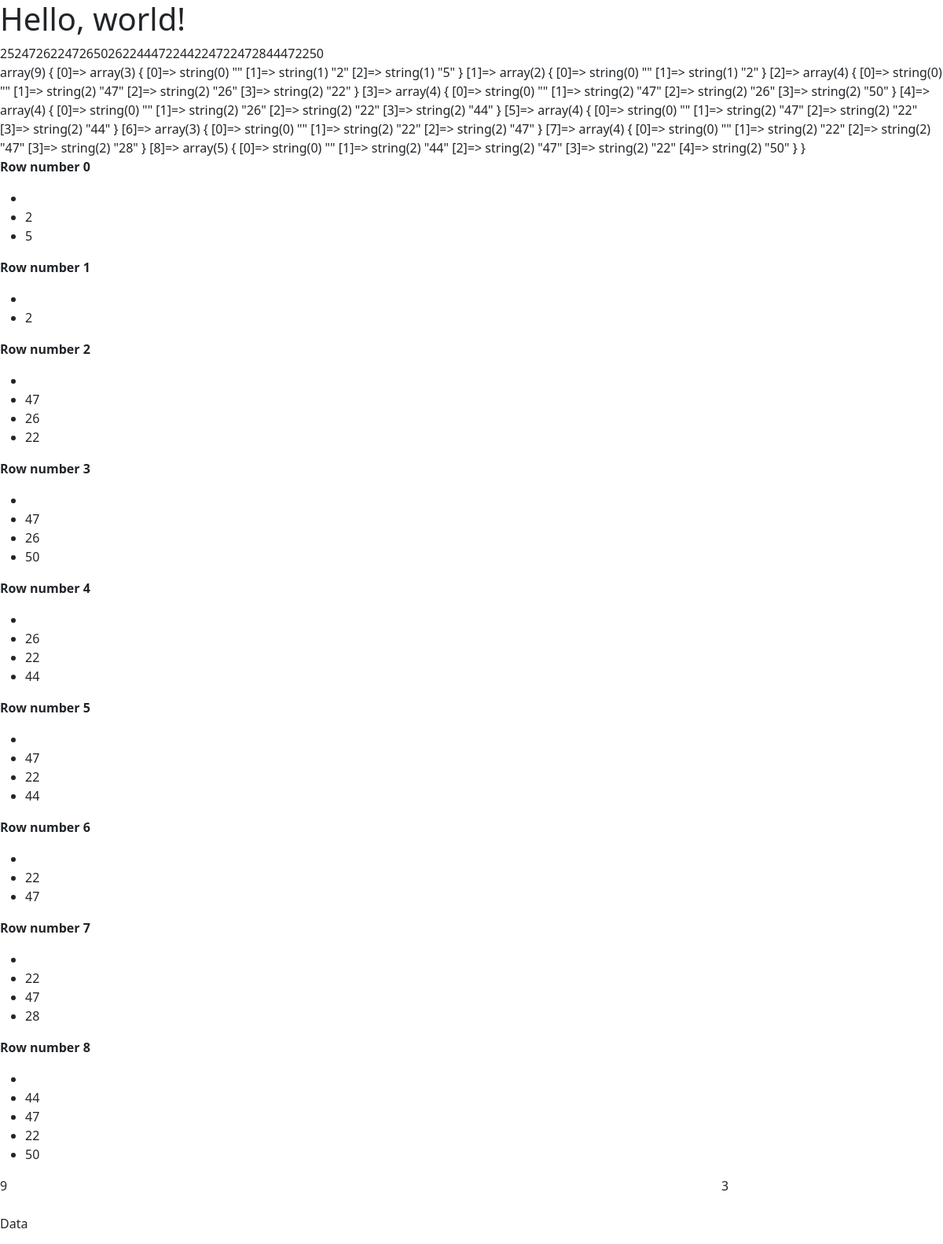
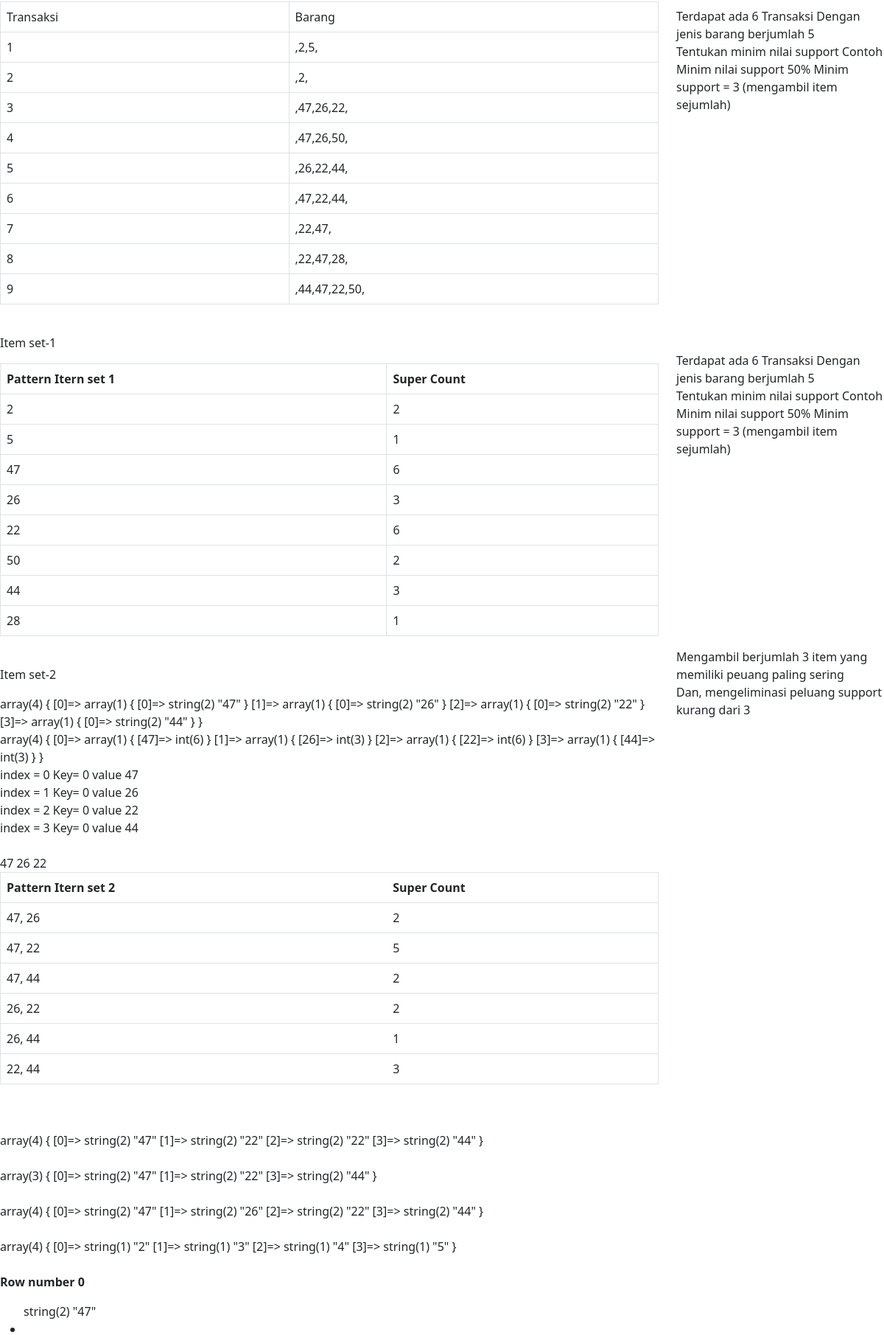
Screenshot of /apriori_produk.php (upper part) with the database file from the repository (2 pictures, top to bottom).
### tables this page shows
CREATE TABLE `keranjang` (
  `id_keranjang` int(11) NOT NULL,
  `id_user` int(11) DEFAULT NULL,
  `id_produk` int(11) DEFAULT NULL,
  `jumlah_keranjang` int(11) NOT NULL,
  `harga_keranjang` int(11) NOT NULL,
  `status_keranjang` int(11) NOT NULL
);

CREATE TABLE `produk` (
  `id_produk` int(11) NOT NULL,
  `nama_produk` varchar(100) NOT NULL,
  `id_kategori` int(11) NOT NULL,
  `stok_produk` int(11) NOT NULL,
  `status_produk` int(11) NOT NULL,
  `deskripsi` text NOT NULL,
  `gambar` text NOT NULL,
  `harga_produk` int(11) NOT NULL,
  `id_user` int(11) NOT NULL
);

### function.php (called while the page is built, shortened)
<?php
    function querysatudata($query){
        $koneksi = mysqli_connect("localhost","root","","201753028");
        $query_cek = mysqli_query($koneksi, $query);
        return mysqli_fetch_array($query_cek, MYSQLI_BOTH);
    }

### apriori_produk.php (the view, shortened to what this page needs)
<!doctype html>
<html lang="en">
<head>
    <link href="https://cdn.jsdelivr.net/npm/bootstrap@5.2.0/dist/css/bootstrap.min.css" rel="stylesheet">
</head>
<body>
    <h1>Hello, world!</h1>
    <?php
include 'function.php';
    $mysqli = new mysqli("localhost","root","","201753028");
    $query = 'SELECT * FROM checkout';
    $result = $mysqli->query($query);
    $arraytransaksicheckout = [];
    foreach ($result as $row) {
        $trxc =  explode(",",$row["id_keranjang"]) ;
        $push_produk =[];
        array_push($push_produk, "");
        foreach($trxc as $trkp){
            $produk = querysatudata("SELECT * FROM keranjang JOIN produk ON keranjang.id_produk = produk.id_produk WHERE keranjang.id_keranjang =".$trkp." ");
            echo $produk['id_produk'];
            array_push($push_produk, $produk['id_produk']);
        }
        array_push($arraytransaksicheckout, $push_produk);
    }
    var_dump($arraytransaksicheckout);
    $array_unique = call_user_func_array('array_merge', $arraytransaksicheckout);
    $barang = array_unique($array_unique);
    $transaksi = $arraytransaksicheckout;
    $count_transaksi = count($transaksi);
    for ($row = 0; $row < $count_transaksi; $row++) {
        echo "<p><b>Row number $row</b></p>";
        echo "<ul>";
        $count_index_transaksi = count($transaksi[$row]);
        for ($col = 0; $col < $count_index_transaksi; $col++) {
            echo "<li>" . $transaksi[$row][$col] . "</li>";
        }
        echo "</ul>";
    }
    function Search($xvalue, $array)
    {
        $search = (array_search($xvalue, $array));
        if ($search == false) {
            $val = 0;
        } elseif ($search == 0) {
            $val = 1;
        } else {
            $val = 1;
        }
        return  $val;
    }
    ?>
    <div class="row">
        <div class="col-md-9"> 9 </div>
        <div class="col-md-3"> 3 </div>
        <div class="col-md-9">
            <br>
            <p>Data</p>
            <table class="table table-bordered">
                <tr>
                    <td>Transaksi</td>
                    <td>Barang</td>
                </tr>
                <?php
                $no = 1;
                for ($row = 0; $row < $count_transaksi; $row++) { ?>
                    <tr>
                        <td><?= $no++ ?></td>
                        <td>
                            <?php
                            $count_index_transaksi = count($transaksi[$row]);
                            for ($col = 0; $col < $count_index_transaksi; $col++) {
                                echo $transaksi[$row][$col] . ",";
                            }
                            ?>
                        </td>
                    </tr>
                <?php
                }
                ?>
            </table>
        </div>
        <div class="col-md-3">
            <br>
            <br>
            <br>
            Terdapat ada 6 Transaksi
            Dengan jenis barang berjumlah 5
            <br>
            Tentukan minim nilai support
            Contoh
            Minim nilai support 50%
            Minim support = 3 (mengambil item sejumlah)
        </div>
        <div class="col-9">
            <br>
            <p>Item set-1</p>
            <table class="table table-bordered">
                <tr>
                    <th>Pattern Itern set 1</th>
                    <th>Super Count</th>
                </tr>
                <?php
                $itemset1 = [];
                $itemset1_values = [];
                foreach ($barang as $bar) {
                    if ($bar !== "") {
                ?>
                        <tr>
                            <td><?= $bar ?></td>
                            <td>
                                <?php
                                $supportcount = 0;
                                for ($row = 0; $row < $count_transaksi; $row++) {
                                    $supportcount += Search($bar, $transaksi[$row]);
                                }
                                echo $supportcount;
                                ?>
                            </td>
                        </tr>
                        <?php
                        if ($supportcount > 2) {
                            $pattern = [$bar => $supportcount];
                            array_push($itemset1, $pattern);
                            $pattern_value = [$bar];
                            array_push($itemset1_values, $pattern_value);
                        }
                        ?>
                <?php
                    }
                }
                ?>
            </table>
        </div>
        <div class="col-3">
            <br>
            <br>
            Terdapat ada 6 Transaksi
            Dengan jenis barang berjumlah 5
            <br>
            Tentukan minim nilai support
            Contoh
            Minim nilai support 50%
            Minim support = 3 (mengambil item sejumlah)
        </div>
        <div class="col-md-9">
            <br>
            <p>
                Item set-2
            </p>
            <?php
            var_dump($itemset1_values);
            echo "<br>";
            var_dump($itemset1);
            echo "<br>";
            $tampung_item_set = [];
            foreach ($itemset1_values as $x => $x_value) {
                echo " index = " . $x;
                foreach ($x_value as $barang => $barang_value) {
                    echo " Key= " . $barang . " value " . $barang_value;
                    echo "<br>";
                    array_push($tampung_item_set, $barang_value);
                }
            }
            $count_item_set = count($tampung_item_set);
            $slice_tampung_item_set = $tampung_item_set;
            $item_set_kebawah = array_shift($slice_tampung_item_set);
            echo "<br>";
            function searchitemset2($value1, $value2, $array)
            {
                $search1 = (array_search($value1, $array));
                $search2 = (array_search($value2, $array));
                if ($search1 == false and $search2 == false) {
                    $val = 0;
                } elseif ($search1 == false and $search2 == true) {
                    $val = 0;
                } elseif ($search1 == true and $search2 == false) {
                    $val = 0;
                } elseif ($search1 == true and $search2 == true) {
                    $val = 1;
                } else {
                    $val = 1;
                }
                return  $val;
            }
            ?>
            <table class="table border">
                <tr>
                    <th>Pattern Itern set 2</th>
                    <th>Super Count</th>
                </tr>
                <?php
                $tampung_itemset3 = [];
                $index_itemset = 0;
                foreach ($slice_tampung_item_set as $key => $value) {
                    $mulai = $key + 1;
                    for ($v = $mulai; $v < $count_item_set; $v++) {
                        $count_tampung_3 = 0;
                        for ($row = 0; $row < $count_transaksi; $row++) {
                            $count_tampung_3 += searchitemset2($tampung_item_set[$key], $tampung_item_set[$v], $transaksi[$row]);
                        }
                ?>
                        <tr>
                            <td><?= $tampung_item_set[$key] . ", " . $tampung_item_set[$v] ?> </td>
                            <td> <?= $count_tampung_3; ?> </td>
                        </tr>
                <?php
                        $index_itemset += 1;
                        if ($count_tampung_3 > 2) {
                            $pattern_value1 = [$index_itemset => $tampung_item_set[$key]];
                            $pattern_value2 = [$index_itemset => $tampung_item_set[$v]];
                            array_push($tampung_itemset3, $pattern_value1);
                            array_push($tampung_itemset3, $pattern_value2);
                        }
                    }
                }
                ?>
            </table>
            <?php
            echo "<br>";
            echo "<br>";
            $tampung_itemset3single = call_user_func_array('array_merge', $tampung_itemset3);
            var_dump($tampung_itemset3single);
            echo "<br>";
            echo "<br>";
            $tampung_itemset3unique = array_unique($tampung_itemset3single);
            var_dump($tampung_itemset3unique);
            echo "<br>";
            echo "<br>";
            $slice_tampung_item_set = $tampung_item_set;
            var_dump($slice_tampung_item_set);
            echo "<br>";
            echo "<br>";
            var_dump(['2', '3', '4', '5']);
            ?>
            <?php
            echo "<br>";
            echo "<br>";
            function computePermutations($array)
            {
                $result = [];
                return $result;
            }
            $results = computePermutations($slice_tampung_item_set);
            $count_result = count($slice_tampung_item_set);
            for ($row = 0; $row < 4; $row++) {
                echo "<p><b>Row number $row</b></p>";
                echo "<ul>";
                for ($col = 0; $col < 3; $col++) {
                    echo "<li>" . var_dump($results[$row][$col]) . "</li>";
                }
                echo "</ul>";
            }
            function s3($array, $transaksi)
            {
                $count_trxs = count($transaksi);
                $ino = 0;
                for ($row = 0; $row < $count_trxs; $row++) {
                    $search1 = (array_search($array[0], $transaksi[$row]));
                    $search2 = (array_search($array[1], $transaksi[$row]));
                    $search3 = (array_search($array[2], $transaksi[$row]));
                    if ($search1 == false and $search2 == false and $search3 == false) {
                        $ino += 0;
                    } elseif ($search1 == true and $search2 == false and $search3 == false) {
                        $ino += 0;
                    } elseif ($search1 == true and $search2 == true and $search3 == false) {
                        $ino += 0;
                    } elseif ($search1 == true and $search2 == false and $search3 == true) {
                        $ino += 0;
                    } elseif ($search1 == false and $search2 == true and $search3 == false) {
                        $ino += 0;
                    } elseif ($search1 == false and $search2 == true and $search3 == true) {
                        $ino += 0;
                    } elseif ($search1 == false and $search2 == false and $search3 == true) {
                        $ino += 0;
                    } elseif ($search1 == true and $search2 == true and $search3 == true) {
                        $ino += 1;
                    }
                }
                return  $ino;
            }
            ?>
                <?php
                $bs = 0;
                for ($row = 0; $row <  $count_result; $row++) {
                ?>
                            <?php
                            $dataset = [];
                            for ($col = 0; $col < 3; $col++) {
                                $dataset[] = $results[$row][$col];
                            }
                            $setdat = s3($dataset, $transaksi);
                            if ($setdat > $bs) {
                                $bs = $setdat;
                                $bc = array_diff_key($dataset);
                            }
                            ?>
                <?php
                }
                ?>
            <?php
            var_dump($bc);
            echo "<br>";
            echo "<br>";
            ?>
        </div>
        <div class="col-md-3">
            Mengambil berjumlah 3 item yang memiliki peuang paling sering
            <br>
            Dan, mengeliminasi peluang support kurang dari 3
        </div>
</body>
</html>

### rows the page displays
keranjang: id_produk.id_produk "2"
keranjang: id_produk.id_produk "5"
keranjang: id_produk.id_produk "2"
keranjang: id_produk.id_produk "47"
keranjang: id_produk.id_produk "26"
keranjang: id_produk.id_produk "22"
keranjang: id_produk.id_produk "47"
keranjang: id_produk.id_produk "26"
keranjang: id_produk.id_produk "50"
keranjang: id_produk.id_produk "26", status_keranjang "2", id_produk.id_kategori "5", id_keranjang "28"
keranjang: id_produk.id_produk "22"
keranjang: id_produk.id_produk "44"
keranjang: id_produk.id_produk "47"
keranjang: id_produk.id_produk "22"
keranjang: id_produk.id_produk "44"
keranjang: id_produk.id_produk "22"
keranjang: id_produk.id_produk "47"
keranjang: id_produk.id_produk "22"
keranjang: id_produk.id_produk "47"
keranjang: id_produk.id_produk "28"
keranjang: id_produk.id_produk "44"
keranjang: id_produk.id_produk "47"
keranjang: id_produk.id_produk "22"
keranjang: id_produk.id_produk "50"

### other values shown
$transaksi[$row][$col] "2"
$transaksi[$row][$col] "5"
$transaksi[$row][$col] "47"
$transaksi[$row][$col] "26"
$transaksi[$row][$col] "22"
$transaksi[$row][$col] "50"
$transaksi[$row][$col] "44"
$transaksi[$row][$col] "28"
$supportcount "2"
$supportcount "1"
$bar "47"
$supportcount "6"
$bar "26"
$supportcount "3"
$bar "22"
